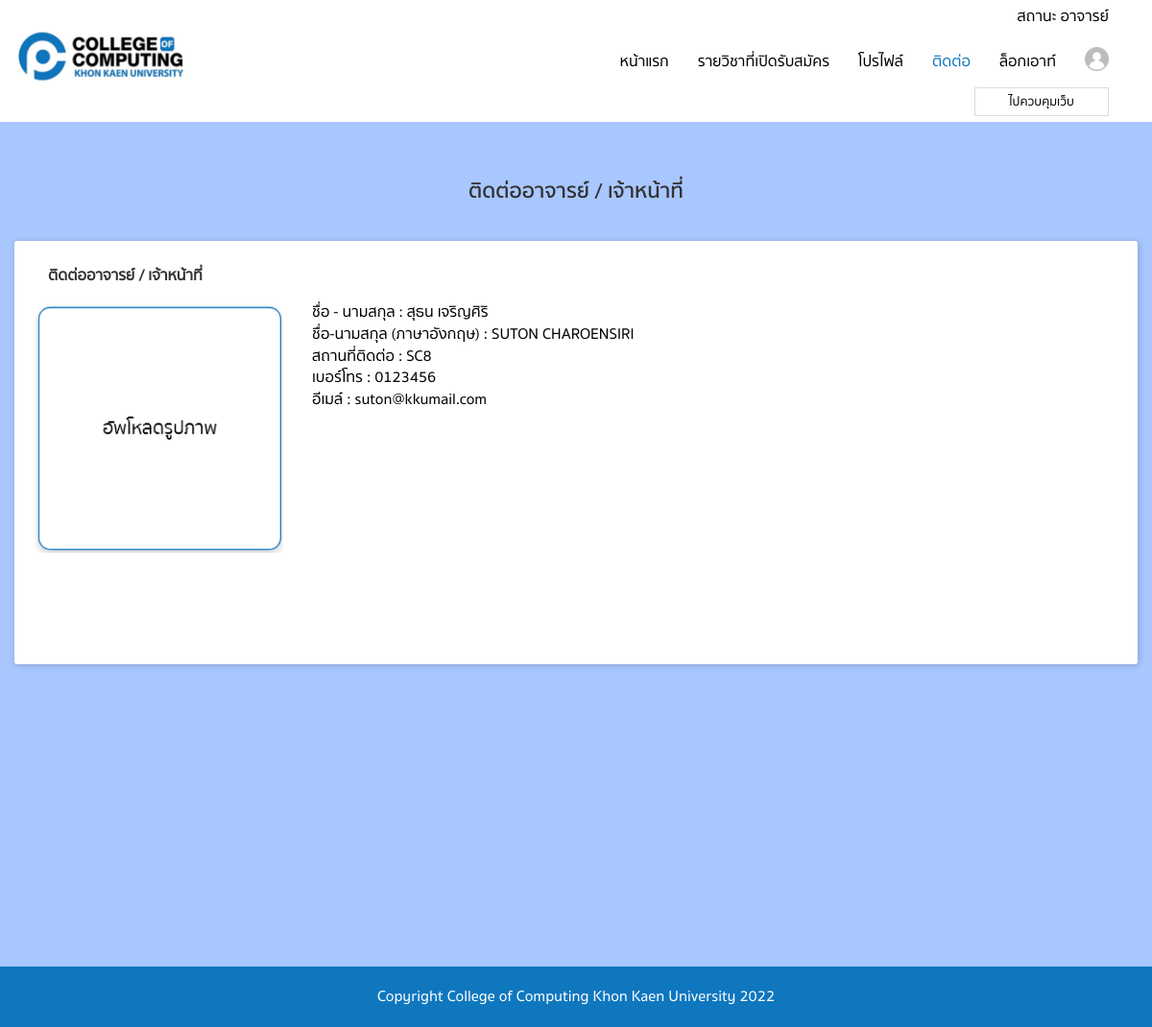
/teacher/view_contact.php?CusID=18 (signed in), run on the app's committed database.
### tables this page shows
CREATE TABLE `member` (
  `pk` int(11) NOT NULL,
  `name` text NOT NULL,
  `email` text NOT NULL,
  `telphone` text NOT NULL,
  `address` text NOT NULL,
  `username` text NOT NULL,
  `password` text NOT NULL,
  `status` text NOT NULL,
  `img` text NOT NULL,
  `name2` text NOT NULL,
  `codestudent` text NOT NULL,
  `subject` text NOT NULL,
  `major` text NOT NULL,
  `major2` text NOT NULL,
  `major3` text NOT NULL,
  `img2` text NOT NULL,
  `img3` text NOT NULL,
  `img4` text NOT NULL
);

### teacher/view_contact.php (the view, shortened to what this page needs)
<?php
include('header.php');
?>
<div id="wrapper" class="container">
  <h1 id="page-title"> ติดต่ออาจารย์ / เจ้าหน้าที่   </h1>
  <div class="row">
  <div class="row">
    <div class="col-md-12">
      <div class="announce-item">
     	  <div class="row">
     	  <div class="col-lg-12">
     	  	 <div class="col-lg-12" >
             <label for="username"> ติดต่ออาจารย์ / เจ้าหน้าที่  </label>
     	     </div>
     	  	<?php
			$sql = "SELECT * FROM member where pk = '".$_GET["CusID"]."'  order by pk desc ";
			$query = mysqli_query($con,$sql);
			while($objResult = mysqli_fetch_array($query))
			{
			?>
     	   <div class="row">
    		<div class="col-lg-3" style="margin-top: 10px; " >
			<?php
				if(empty($objResult["img"])){
					$show_img2 = "../images/up.png";
				}else{
					$show_img2 = "../img/".$objResult["img"];
				}
			?>
			<img id="blah" src="<?php echo $show_img2 ?>" alt="your image" width="100%"   />
        	</div>
    		<div class="col-lg-9"   style="margin-top: 10px; ">
                <div class="form-group">
                    <font size="3px" color="black">
						ชื่อ - นามสกุล  :
						<?php echo $objResult["name"]; ?> <br>
						ชื่อ-นามสกุล (ภาษาอังกฤษ)  :
						<?php echo $objResult["name2"]; ?> <br>
						สถานที่ติดต่อ  :
						<?php echo $objResult["address"]; ?> <br>
						เบอร์โทร   :
						<?php echo $objResult["telphone"]; ?> <br>
						อีเมล์   :
						<?php echo $objResult["email"]; ?> <br>
					</font>
                </div>
        	</div>
     	    </div>
        	<?php } ?>
     	  </div>
        </div>
		<br><br><bR><br>
	</div>
	</div>
	</div>
  </div>
</div>
<?php
include('footer.php');
?>

### teacher/css/style.css (style rules this page uses)
html, body { font-family: sukhumvit; font-size: 16px; }
* { box-sizing: border-box; }
h1, h2, h3, h4, h5, h6, strong { font-family: sukhumvit-bold; }
img { width: 100%; }
#main-page { background-color: var(--second-color); }
#wrapper { min-height: 100vh; margin-top: 40px; margin-bottom: 40px; }
#page-title { text-align: center; font-size: 22px; font-family: sukhumvit-bold; margin-bottom: 40px; }
.announce-item { background-color: #fff; padding: 25px 20px; border-radius: 3px; box-shadow: 1px 1px 7px rgb(0 0 0 / 20%); margin-bottom: 20px; }
:root { --main-color: rgb(15,119,190); --second-color: rgb(229,245,255); --white-color: rgb(255,255,255); --black-color: rgb(0,0,0); }

### data on the page
member: name "สุธน เจริญศิริ", name2 "SUTON CHAROENSIRI", address "SC8", telphone "0123456", email "suton@kkumail.com"
